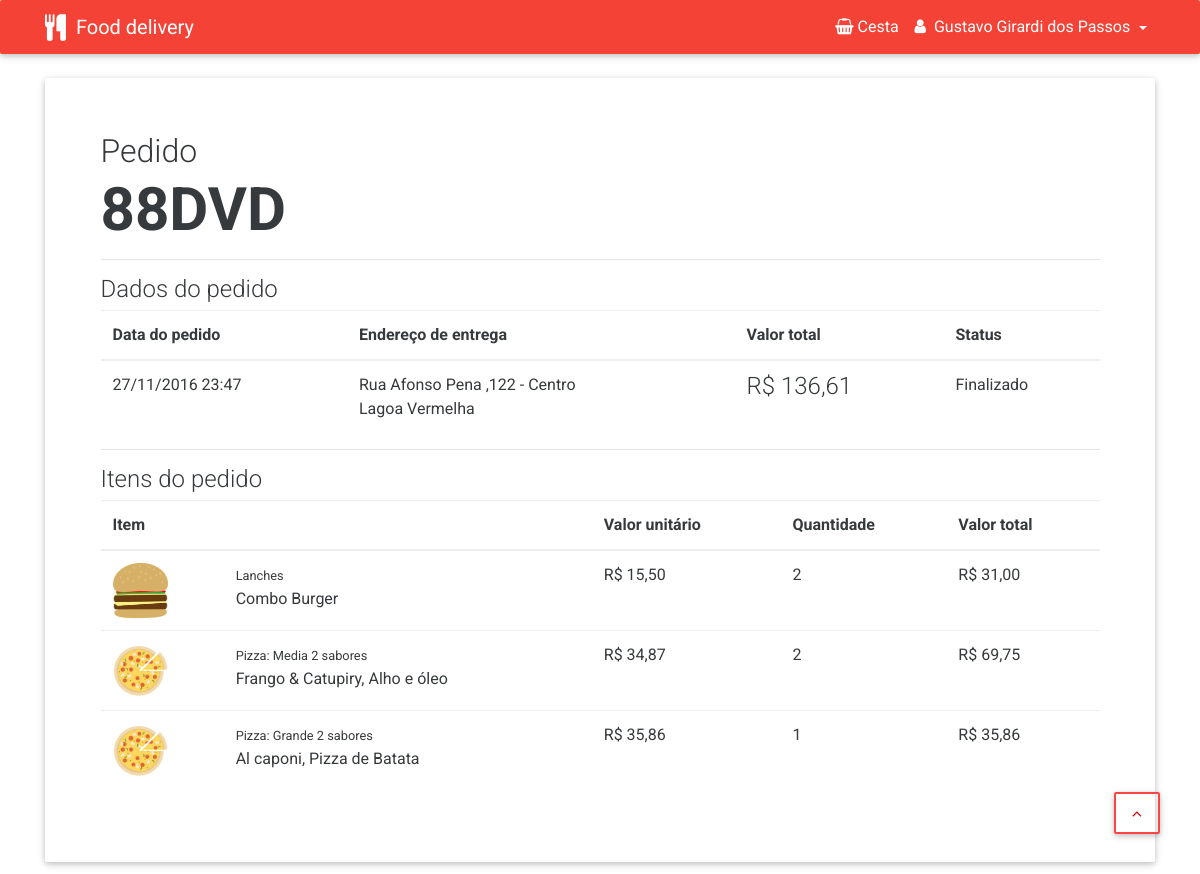
The page /site/conta/verpedido.php?cod=88DVD (signed in) on the database its author committed.
### tables this page shows
CREATE TABLE `pedido` (
  `idPedido` int(11) NOT NULL,
  `valorTotal` float NOT NULL,
  `idEndereco` int(11) DEFAULT NULL,
  `codigoValidacao` varchar(5) NOT NULL,
  `idCliente` int(11) NOT NULL,
  `dataPedido` timestamp NOT NULL DEFAULT CURRENT_TIMESTAMP,
  `status` char(1) NOT NULL DEFAULT '1'
);

CREATE TABLE `endereco` (
  `idEndereco` int(11) NOT NULL,
  `rua` varchar(200) NOT NULL,
  `numero` int(11) NOT NULL,
  `bairro` varchar(30) NOT NULL,
  `complemento` varchar(100) NOT NULL,
  `cep` varchar(11) NOT NULL,
  `cidade` varchar(50) NOT NULL,
  `idCliente` int(11) NOT NULL
);

CREATE TABLE `itempedido` (
  `idPedido` int(11) NOT NULL,
  `idItem` int(11) NOT NULL,
  `idCombinacao` int(11) DEFAULT NULL,
  `idProduto` int(11) DEFAULT NULL,
  `quantidade` int(11) NOT NULL,
  `valorUnitarioItem` float NOT NULL
);

CREATE TABLE `categoria` (
  `idCategoria` int(11) NOT NULL,
  `nome` varchar(15) NOT NULL,
  `descricao` varchar(200) NOT NULL,
  `imagem` varchar(40) NOT NULL
);

CREATE TABLE `produto` (
  `idProduto` int(11) NOT NULL,
  `nome` varchar(50) NOT NULL,
  `descricao` varchar(200) NOT NULL,
  `tempoPreparo` time NOT NULL,
  `valor` float NOT NULL,
  `idCategoria` int(11) NOT NULL,
  `imagem` varchar(36) NOT NULL
);

### site/controller/storeController.php (called while the page is built, shortened)
<?php
require $_SERVER['DOCUMENT_ROOT'] . '/pintegrador/admin/protected/libs/conexao.php';
require_once SERVER_ROOT . 'admin/protected/model/enderecoModel.php';
require_once SERVER_ROOT . 'admin/protected/model/produtoModel.php';
require_once SERVER_ROOT . 'admin/protected/model/combinacaoModel.php';
require_once SERVER_ROOT . 'admin/protected/model/pedidoModel.php';
class storeController {
    private $enderecoModel;
    private $produtoModel;
    private $combinacaoModel;
    private $pedidoModel;
    function __construct() {
        $this->enderecoModel = new EnderecoModel();
        $this->produtoModel = new ProdutoModel();
        $this->combinacaoModel = new CombinacaoModel();
        $this->pedidoModel = new PedidoModel();
    }
    public function getEndereco($idendereco) {
        return $this->enderecoModel->buscar($idendereco);
    }
    public function buscaProduto($id) {
        return $this->produtoModel->buscarItem($id);
    }
    public function buscaNomeCombinacao($id) {
        return $this->combinacaoModel->buscarNomes($id);
    }
    public function getPedido($cod) {
        return $this->pedidoModel->buscarcod($cod);
    }
    public function getItensPedido($idpedido) {
        return $this->pedidoModel->getItensPedido($idpedido);
    }
}

### admin/protected/libs/conexao.php (called while the page is built, shortened)
<?php
class Conexao {
    public function estabeleceConexao() {
        try {
            $this->bd = new PDO(
                    BD_TIPO.':host='.BD_HOST.';dbname='.BD_NOME,
                    BD_USUARIO,
                    BD_SENHA
                );
        } catch (PDOException $exc) {
            echo '<script>window.alert("Houve um problema com a conexão ao banco de dados!\nEntre em contato com o administrador do sistema!");</script>';
            exit;
        }
    }
}

### admin/protected/model/pedidoModel.php (called while the page is built, shortened)
<?php
class PedidoModel extends Conexao {
    public function buscarcod($cod) {
        $sql = "SELECT * FROM pedido WHERE codigoValidacao=UPPER(:cod)";
        $query = $this->bd->prepare($sql);
        $query->execute(array('cod' => $cod));
        return $query->fetch();
    }
    public function getItensPedido($idpedido) {
        $select = "select ip.* from itempedido ip"
                . " right join pedido pe on pe.idpedido=ip.idpedido "
                . " where pe.idpedido=:idpedido";
        $query = $this->bd->prepare($select);
        $query->execute(array('idpedido' => $idpedido));
        return $query->fetchAll();
    }
}

### admin/protected/model/enderecoModel.php (called while the page is built, shortened)
<?php
class EnderecoModel extends Conexao {
    public function buscar($id) {
        $select = "SELECT * FROM endereco WHERE idEndereco=:id";
        $query = $this->bd->prepare($select);
        $query->execute(array('id' => $id));
        return $query->fetch();
    }
}

### admin/protected/model/produtoModel.php (called while the page is built, shortened)
<?php
class ProdutoModel extends Conexao {
    public function buscarItem($id) {
        $sql = "SELECT p.*, c.nome as categoria, c.imagem as imagemCat FROM produto p"
                . " INNER JOIN categoria c ON p.idCategoria=c.idCategoria"
                . " WHERE p.idProduto=:id";
        $query = $this->bd->prepare($sql);
        $query->execute(array('id' => $id));
        return $query->fetch();
    }
}

### admin/protected/model/combinacaoModel.php (called while the page is built, shortened)
<?php
class CombinacaoModel extends Conexao {
    public function buscarNomes($id) {
        $sabores = array();
        $select = "select c.*, t.descricao as tipopizza from combinacao c"
                . " inner join tipopizza t on t.idTipoPizza = c.idTipoPizza"
                . " where idCombinacao=:id";
        $query = $this->bd->prepare($select);
        $query->execute(array('id'=>$id));
        $r = $query->fetch();
        $sabores['tipopizza'] = $r['tipopizza'];
        if($r['idSabor1'] != null){
            $select = "select s.nome as sabor1 from combinacao c "
                    . " inner join sabor s on c.idSabor1=s.idSabor"
                    . " where idCombinacao = :id";
            $query = $this->bd->prepare($select);
        $query->execute(array('id'=>$id));
        $sabor = $query->fetch();
        $sabores['sabor1'] = $sabor['sabor1'];
        }
        if($r['idSabor2'] != null){
            $select = "select s.nome as sabor2 from combinacao c "
                    . " inner join sabor s on c.idSabor2=s.idSabor"
                    . " where idCombinacao = :id";
            $query = $this->bd->prepare($select);
        $query->execute(array('id'=>$id));
        $sabor = $query->fetch();
        $sabores['sabor2'] = $sabor['sabor2'];
        }
        return $sabores;
    }
}

### site/conta/verpedido.php (the view, shortened to what this page needs)
<?php
include_once '../resources/componentes/header-nav.php';
require_once '../controller/storeController.php';
$store = new storeController();
if (isset($_GET['cod'])) {
    $pedido = $store->getPedido($_GET['cod']);
    if (is_array($pedido) && count($pedido) > 0) {
        ?>
        <div class="container">
            <div class="row">
                <div class="col-md-12">
                    <br/>
                    <div class="card" style="padding: 5%">
                        <h2>Pedido</h2>
                        <h1 id="codPedido"><?= $pedido['codigoValidacao'] ?></h1>
                        <hr/>
                        <h4>Dados do pedido</h4>
                        <table class="table">
                            <thead>
                            <th>Data do pedido</th>
                            <th>Endereço de entrega</th>
                            <th>Valor total</th>
                            <th>Status</th>
                            </thead>
                            <tbody>
                                <tr>
                                    <td><?php echo date('d/m/Y H:i', strtotime($pedido['dataPedido'])); ?></td>
                                    <td>
                                        <?php
                                        $endereco = $store->getEndereco($pedido['idEndereco']);
                                        echo $endereco['rua'] . ' ,' . $endereco['numero'] . ' - ' . $endereco['bairro'];
                                        echo '<br/>' . $endereco['cidade'];
                                        ?>
                                    </td>
                                    <td><h4>R$&nbsp;<?php echo number_format($pedido['valorTotal'], 2, ',', '.'); ?></h4></td>
                                    <td>
                                        <?php if ($pedido['status'] == true) { ?>
                                            Preparando...
                                        <?php } else { ?>
                                            Finalizado
                                        <?php } ?>
                                    </td>
                                </tr>
                            </tbody>
                        </table>
                        <hr/>
                        <h4>Itens do pedido</h4>
                        <table class="table">
                            <thead>
                            <th colspan="2">Item</th>
                            <th>Valor unitário</th>
                            <th>Quantidade</th>
                            <th>Valor total</th>
                            </thead>
                            <tbody>
                                <?php
                                $itens = $store->getItensPedido($pedido['idPedido']);
                                foreach ($itens as $item) {
                                    ?>
                                    <tr>
                                        <?php
                                        if (isset($item['idCombinacao'])) {
                                            echo "<td><img id=\"icone-cesta\" src=\"../public/img/icons/7cf2db5ec261a0fa27a502d3196a6f60.png\"></td>";
                                            $sabores = $store->buscaNomeCombinacao($item['idCombinacao']);
                                            echo "<td><small>Pizza:&nbsp;" . $sabores['tipopizza'] . "</small><br/> ";
                                            if (isset($sabores['sabor1']))
                                                echo $sabores['sabor1'];
                                            if (isset($sabores['sabor2']))
                                                echo ',&nbsp;' . $sabores['sabor2'];
                                            echo '</td>';
                                        }
                                        if (isset($item['idProduto'])) {
                                            $produto = $store->buscaProduto($item['idProduto']);
                                            $imagem = $produto['imagemCat'];
                                            echo "<td><img id=\"icone-cesta\" src=\"../public/img/icons/$imagem\"></td>";
                                            echo '<td>';
                                            echo '<small>' . $produto['categoria'] . '</small><br/>' . $produto['nome'];
                                            echo '</td>';
                                        }
                                        ?>
                                        <td>R$&nbsp;<?php echo number_format($item['valorUnitarioItem'], 2, ',', ' '); ?></td>
                                        <td><?= $item['quantidade'] ?></td>
                                        <td>R$&nbsp;<?php echo number_format($item['valorUnitarioItem'] * $item['quantidade'], 2, ',', ' '); ?></td>
                                    </tr>
                                <?php } ?>
                            </tbody>
                        </table>
                    </div>
                </div>
            </div>
        </div>
        <?php
    } else {
        echo '<script>window.location.href = "meuspedidos.php";</script>';
    }
} else {
    echo '<script>window.location.href = "meuspedidos.php";</script>';
}

### site/resources/css/style.css (style rules this page uses)
#icone-cesta { height: 55px; width: 55px; overflow: hidden; }

### site/resources/css/lightbox.css (style rules this page uses)
body:after { content: url(../images/close.png) url(../images/loading.gif) url(../images/prev.png) url(../images/next.png); display: none; }

### site/conta/verpedido.php (style rules this page uses)
#codPedido { font-family: 'Roboto', sans-serif; font-weight: bold; font-size: 60px; }

### rows shown on the page
pedido: codigoValidacao "88DVD", dataPedido "27/11/2016 23:47", valorTotal "136,61"
endereco: rua "Rua Afonso Pena", numero "122", bairro "Centro", cidade "Lagoa Vermelha"
itempedido: categoria.imagem (picture), categoria.nome "Lanches", idProduto.nome "Combo Burger", valorUnitarioItem "15,50", quantidade "2", $item['valorUnitarioItem'] * $item['quantidade'] "31,00"
itempedido: tipopizza "Media 2 sabores", sabor1 "Frango & Catupiry", sabor2 "Alho e óleo", valorUnitarioItem "34,87", quantidade "2", $item['valorUnitarioItem'] * $item['quantidade'] "69,75"
itempedido: tipopizza "Grande 2 sabores", sabor1 "Al caponi", sabor2 "Pizza de Batata", valorUnitarioItem "35,86", quantidade "1", $item['valorUnitarioItem'] * $item['quantidade'] "35,86"

### other values the page prints
$_SESSION['user']['nome'] "Gustavo Girardi dos Passos"
